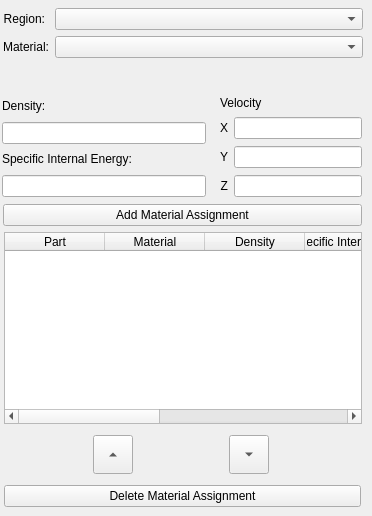
              <widget class="QWidget" name="page_4">
               <widget class="QWidget" name="layoutWidget_2">
                <property name="geometry">
                 <rect>
                  <x>220</x>
                  <y>96</y>
                  <width>142</width>
                  <height>103</height>
                 </rect>
                </property>
                <layout class="QFormLayout" name="formLayout_19">
                 <property name="verticalSpacing">
                  <number>7</number>
                 </property>
                 <item row="1" column="0">
                  <widget class="QLabel" name="LVelx">
                   <property name="text">
                    <string>&lt;html&gt;&lt;head/&gt;&lt;body&gt;&lt;p align=&quot;right&quot;&gt;X&lt;/p&gt;&lt;/body&gt;&lt;/html&gt;</string>
                   </property>
                   <property name="alignment">
                    <set>Qt::AlignmentFlag::AlignLeading|Qt::AlignmentFlag::AlignLeft|Qt::AlignmentFlag::AlignVCenter</set>
                   </property>
                  </widget>
                 </item>
                 <item row="1" column="1">
                  <widget class="QLineEdit" name="INVelocityX">
                   <property name="enabled">
                    <bool>true</bool>
                   </property>
                   <property name="text">
                    <string/>
                   </property>
                  </widget>
                 </item>
                 <item row="2" column="0">
                  <widget class="QLabel" name="LVely">
                   <property name="text">
                    <string>&lt;html&gt;&lt;head/&gt;&lt;body&gt;&lt;p align=&quot;right&quot;&gt;Y&lt;/p&gt;&lt;/body&gt;&lt;/html&gt;</string>
                   </property>
                   <property name="alignment">
                    <set>Qt::AlignmentFlag::AlignLeading|Qt::AlignmentFlag::AlignLeft|Qt::AlignmentFlag::AlignVCenter</set>
                   </property>
                  </widget>
                 </item>
                 <item row="2" column="1">
                  <widget class="QLineEdit" name="INVelocityY">
                   <property name="enabled">
                    <bool>true</bool>
                   </property>
                   <property name="text">
                    <string/>
                   </property>
                  </widget>
                 </item>
                 <item row="3" column="0">
                  <widget class="QLabel" name="LVelz">
                   <property name="text">
                    <string>&lt;html&gt;&lt;head/&gt;&lt;body&gt;&lt;p align=&quot;right&quot;&gt;Z&lt;/p&gt;&lt;/body&gt;&lt;/html&gt;</string>
                   </property>
                   <property name="alignment">
                    <set>Qt::AlignmentFlag::AlignLeading|Qt::AlignmentFlag::AlignLeft|Qt::AlignmentFlag::AlignVCenter</set>
                   </property>
                  </widget>
                 </item>
                 <item row="3" column="1">
                  <widget class="QLineEdit" name="INVelocityZ">
                   <property name="enabled">
                    <bool>true</bool>
                   </property>
                   <property name="text">
                    <string/>
                   </property>
                  </widget>
                 </item>
                 <item row="0" column="0" colspan="2">
                  <widget class="QLabel" name="label_4">
                   <property name="text">
                    <string>Velocity</string>
                   </property>
                  </widget>
                 </item>
                </layout>
               </widget>
               <widget class="QWidget" name="layoutWidget_4">
                <property name="geometry">
                 <rect>
                  <x>2</x>
                  <y>96</y>
                  <width>204</width>
                  <height>101</height>
                 </rect>
                </property>
                <layout class="QVBoxLayout" name="verticalLayout_14">
                 <item>
                  <widget class="QLabel" name="LDensity">
                   <property name="text">
                    <string>&lt;html&gt;&lt;head/&gt;&lt;body&gt;&lt;p align=&quot;left&quot;&gt;Density:&lt;/p&gt;&lt;/body&gt;&lt;/html&gt;</string>
                   </property>
                   <property name="alignment">
                    <set>Qt::AlignmentFlag::AlignLeading|Qt::AlignmentFlag::AlignLeft|Qt::AlignmentFlag::AlignVCenter</set>
                   </property>
                  </widget>
                 </item>
                 <item>
                  <widget class="QLineEdit" name="INDensity">
                   <property name="enabled">
                    <bool>true</bool>
                   </property>
                   <property name="text">
                    <string/>
                   </property>
                  </widget>
                 </item>
                 <item>
                  <widget class="QLabel" name="LSIE">
                   <property name="text">
                    <string>&lt;html&gt;&lt;head/&gt;&lt;body&gt;&lt;p align=&quot;left&quot;&gt;Specific Internal Energy:&lt;/p&gt;&lt;/body&gt;&lt;/html&gt;</string>
                   </property>
                   <property name="alignment">
                    <set>Qt::AlignmentFlag::AlignLeading|Qt::AlignmentFlag::AlignLeft|Qt::AlignmentFlag::AlignVCenter</set>
                   </property>
                   <property name="wordWrap">
                    <bool>false</bool>
                   </property>
                  </widget>
                 </item>
                 <item>
                  <widget class="QLineEdit" name="INSIE">
                   <property name="enabled">
                    <bool>true</bool>
                   </property>
                   <property name="text">
                    <string/>
                   </property>
                  </widget>
                 </item>
                </layout>
               </widget>
               <widget class="QWidget" name="layoutWidget_3">
                <property name="geometry">
                 <rect>
                  <x>3</x>
                  <y>8</y>
                  <width>360</width>
                  <height>57</height>
                 </rect>
                </property>
                <layout class="QFormLayout" name="formLayout_18">
                 <item row="0" column="0">
                  <widget class="QLabel" name="LMaterialName_4">
                   <property name="text">
                    <string>&lt;html&gt;&lt;head/&gt;&lt;body&gt;&lt;p align=&quot;right&quot;&gt;Region:&lt;/p&gt;&lt;/body&gt;&lt;/html&gt;</string>
                   </property>
                   <property name="alignment">
                    <set>Qt::AlignmentFlag::AlignLeading|Qt::AlignmentFlag::AlignLeft|Qt::AlignmentFlag::AlignVCenter</set>
                   </property>
                  </widget>
                 </item>
                 <item row="0" column="1">
                  <widget class="QComboBox" name="INPartMaterial"/>
                 </item>
                 <item row="1" column="0">
                  <widget class="QLabel" name="LRegion_4">
                   <property name="text">
                    <string>&lt;html&gt;&lt;head/&gt;&lt;body&gt;&lt;p align=&quot;right&quot;&gt;Material:&lt;/p&gt;&lt;/body&gt;&lt;/html&gt;</string>
                   </property>
                   <property name="alignment">
                    <set>Qt::AlignmentFlag::AlignLeading|Qt::AlignmentFlag::AlignLeft|Qt::AlignmentFlag::AlignVCenter</set>
                   </property>
                  </widget>
                 </item>
                 <item row="1" column="1">
                  <widget class="QComboBox" name="INMaterial"/>
                 </item>
                </layout>
               </widget>
               <widget class="QTableWidget" name="Tassignmat">
                <property name="geometry">
                 <rect>
                  <x>4</x>
                  <y>232</y>
                  <width>358</width>
                  <height>192</height>
                 </rect>
                </property>
                <column>
                 <property name="text">
                  <string>Part</string>
                 </property>
                </column>
                <column>
                 <property name="text">
                  <string>Material</string>
                 </property>
                </column>
                <column>
                 <property name="text">
                  <string>Density</string>
                 </property>
                </column>
                <column>
                 <property name="text">
                  <string>Specific Internal Energy</string>
                 </property>
                </column>
                <column>
                 <property name="text">
                  <string>Velocity X</string>
                 </property>
                </column>
                <column>
                 <property name="text">
                  <string>Velocity Y</string>
                 </property>
                </column>
                <column>
                 <property name="text">
                  <string>Velocity Z</string>
                 </property>
                </column>
               </widget>
               <widget class="QPushButton" name="Baddmaterialassignment">
                <property name="geometry">
                 <rect>
                  <x>3</x>
                  <y>204</y>
                  <width>359</width>
                  <height>22</height>
                 </rect>
                </property>
                <property name="text">
                 <string>Add Material Assignment</string>
                </property>
               </widget>
               <widget class="QPushButton" name="Bdeletematerialassignment">
                <property name="geometry">
                 <rect>
                  <x>4</x>
                  <y>485</y>
                  <width>357</width>
                  <height>22</height>
                 </rect>
                </property>
                <property name="text">
                 <string>Delete Material Assignment</string>
                </property>
               </widget>
               <widget class="QFrame" name="frame_17">
                <property name="geometry">
                 <rect>
                  <x>3</x>
                  <y>420</y>
                  <width>357</width>
                  <height>69</height>
                 </rect>
                </property>
                <property name="frameShape">
                 <enum>QFrame::Shape::NoFrame</enum>
                </property>
                <property name="frameShadow">
                 <enum>QFrame::Shadow::Raised</enum>
                </property>
                <layout class="QHBoxLayout" name="horizontalLayout_20">
                 <property name="leftMargin">
                  <number>0</number>
                 </property>
                 <property name="topMargin">
                  <number>0</number>
                 </property>
                 <property name="rightMargin">
                  <number>0</number>
                 </property>
                 <property name="bottomMargin">
                  <number>0</number>
                 </property>
                 <item>
                  <widget class="QToolButton" name="BUpMaterial">
                   <property name="text">
                    <string>...</string>
                   </property>
                   <property name="iconSize">
                    <size>
                     <width>32</width>
                     <height>32</height>
                    </size>
                   </property>
                   <property name="autoRaise">
                    <bool>false</bool>
                   </property>
                   <property name="arrowType">
                    <enum>Qt::ArrowType::UpArrow</enum>
                   </property>
                  </widget>
                 </item>
                 <item>
                  <widget class="QToolButton" name="BDownMaterial">
                   <property name="text">
                    <string>...</string>
                   </property>
                   <property name="iconSize">
                    <size>
                     <width>32</width>
                     <height>32</height>
                    </size>
                   </property>
                   <property name="arrowType">
                    <enum>Qt::ArrowType::DownArrow</enum>
                   </property>
                  </widget>
                 </item>
                </layout>
               </widget>
              </widget>
